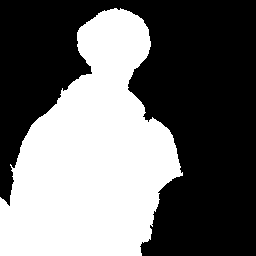
#> input picture HW4/Results/mask.png, 256 x 256 px
$ python main.py Results/mask.png Results/mask.png out.png
#> lines starting #> are read from the running program, lines starting #| are printed output that depends on the picture; after the words box and inside, x2 and y2 are one past the last pixel; in counts of white or black regions, pixels touching at a corner belong together
# ================================================
# Skeleton codes for HW4
# Read the skeleton codes carefully and put all your
# codes into main function
# ================================================

import sys
import cv2
import numpy as np
import matplotlib.pyplot as plt
from skimage.segmentation import slic
from skimage.segmentation import mark_boundaries
from skimage.data import astronaut
from skimage.util import img_as_float
import maxflow
from scipy.spatial import Delaunay
from skimage import img_as_ubyte
np.set_printoptions(threshold=np.inf)

# [10 lines left out: function help_message, not called in this run]

# Calculate the SLIC superpixels, their histograms and neighbors
def superpixels_histograms_neighbors(img):
    # SLIC
    segments = slic(img, n_segments=502, compactness=18.5)
    segments_ids = np.unique(segments)

    # centers
    centers = np.array([np.mean(np.nonzero(segments==i),axis=1) for i in segments_ids])

    # H-S histograms for all superpixels
    hsv = cv2.cvtColor(img.astype('float32'), cv2.COLOR_BGR2HSV)
    bins = [24, 24] # H = S = 20
    ranges = [0, 360, 0, 1] # H: [0, 360], S: [0, 1]
    colors_hists = np.float32([cv2.calcHist([hsv],[0, 1], np.uint8(segments==i), bins, ranges).flatten() for i in segments_ids])

    # neighbors via Delaunay tesselation
    tri = Delaunay(centers)
    return (centers,colors_hists,segments,tri.vertex_neighbor_vertices)

# Get superpixels IDs for FG and BG from marking
def find_superpixels_under_marking(marking, superpixels):
    fg_segments = np.unique(superpixels[marking[:,:,0]!=255])
    bg_segments = np.unique(superpixels[marking[:,:,2]!=255])
    return (fg_segments, bg_segments)

# Sum up the histograms for a given selection of superpixel IDs, normalize
def cumulative_histogram_for_superpixels(ids, histograms):
    h = np.sum(histograms[ids],axis=0)
    return h / h.sum()

# Get a bool mask of the pixels for a given selection of superpixel IDs
def pixels_for_segment_selection(superpixels_labels, selection):
    pixels_mask = np.where(np.isin(superpixels_labels, selection), True, False)
    return pixels_mask

# Get a normalized version of the given histograms (divide by sum)
def normalize_histograms(histograms):
    return np.float32([h / h.sum() for h in histograms])

# Perform graph cut using superpixels histograms
# [60 lines left out: functions do_graph_cut, RMSD, not called in this run]

if __name__ == '__main__':

    # validate the input arguments
    if (len(sys.argv) != 4):
        help_message()
        sys.exit()

    img = cv2.imread(sys.argv[1], cv2.IMREAD_COLOR)
#> img is the input picture: shape (256, 256, 3); 42.8% white; 1 white region, box (x1, y1, x2, y2) and area: (0, 8, 183, 256) 28034
    img_marking = cv2.imread(sys.argv[2], cv2.IMREAD_COLOR)

    # ======================================== #
    # write all your codes here

    centers, color_hists, superpixels, neighbors = superpixels_histograms_neighbors(img)
#> in superpixels_histograms_neighbors, `segments = slic(img, n_segments=502, compactness=18.5)`:
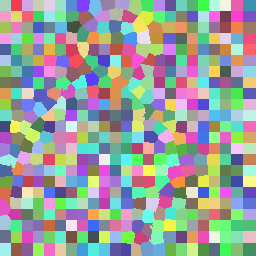
#> segments: shape (256, 256) int64; 505 distinct labels, from 1 to 505; one colour per label, 0 black
#> in superpixels_histograms_neighbors, `segments_ids = np.unique(segments)`: segments_ids = 505 values from 1 to 505
#> in superpixels_histograms_neighbors, `centers = np.array([np.mean(np.nonzero(segments==i),axis=1) for i in s..`: centers = 505 pairs, first value 4.11 to 249.6, second value 3.85 to 249
#> in superpixels_histograms_neighbors, `hsv = cv2.cvtColor(img.astype('float32'), cv2.COLOR_BGR2HSV)`: hsv: shape (256, 256, 3) float32; mean H, S, V 0, 0, 109.1
#> in superpixels_histograms_neighbors, `colors_hists = np.float32([cv2.calcHist([hsv],[0, 1], np.uint8(segment..`:
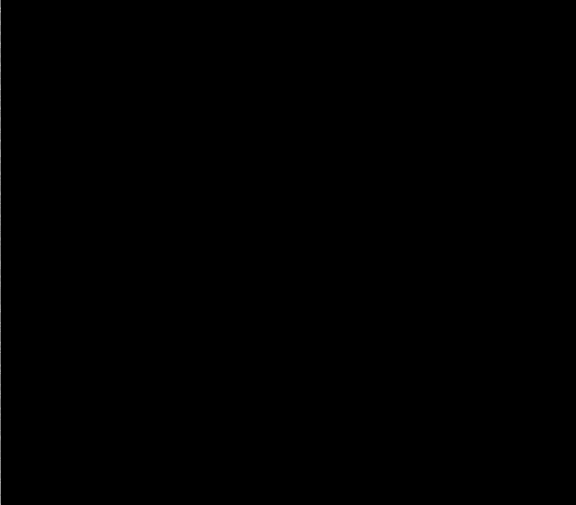
#> colors_hists: shape (505, 576) float32; min 0, max 172, mean 0.2
    norm_hists = normalize_histograms(color_hists)
#> in normalize_histograms, `return np.float32([h / h.sum() for h in histograms])`:
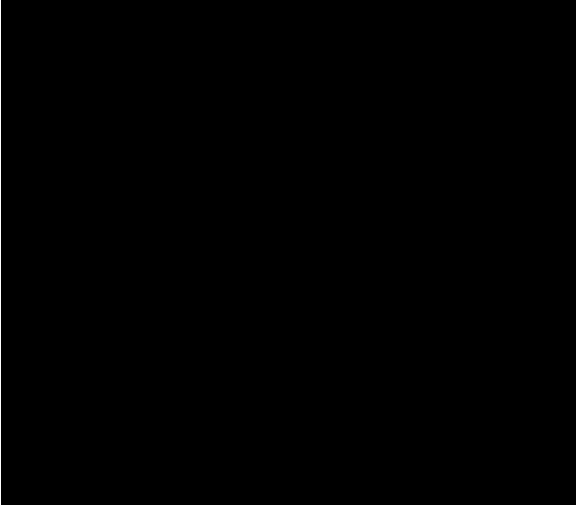
#> returned value: shape (505, 576) float32; values 0 (black) and 1 (white), 0.17% white in thin lines or dots, all inside (x1, y1, x2, y2) = (0, 0, 1, 505)
    fg_segments, bg_segments = find_superpixels_under_marking(img_marking, superpixels)
#> in find_superpixels_under_marking, `fg_segments = np.unique(superpixels[marking[:,:,0]!=255])`: fg_segments = 290 values from 1 to 505
#> fg_segments = 290 values from 1 to 505; bg_segments = 290 values from 1 to 505

#> (the run stopped early here; a loop or call above may not have finished)
